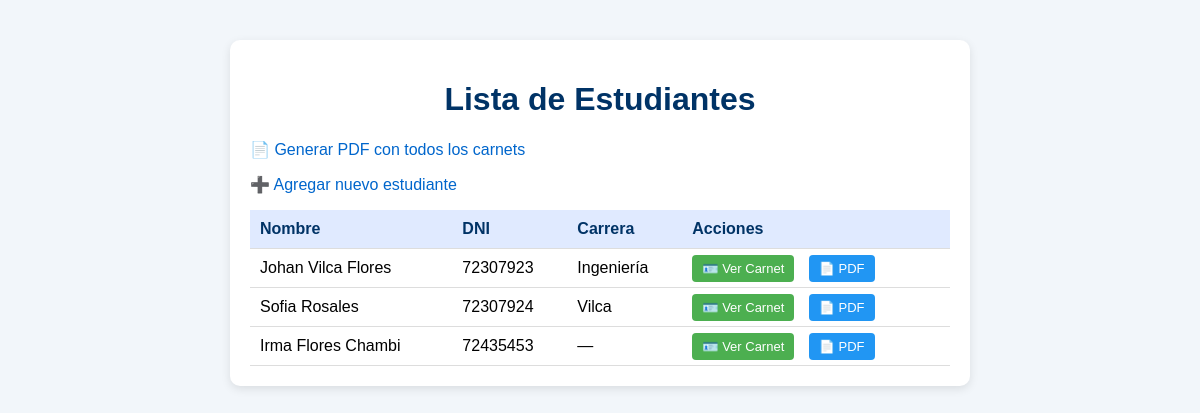
The page /estudiantes/ on the database as committed earlier.
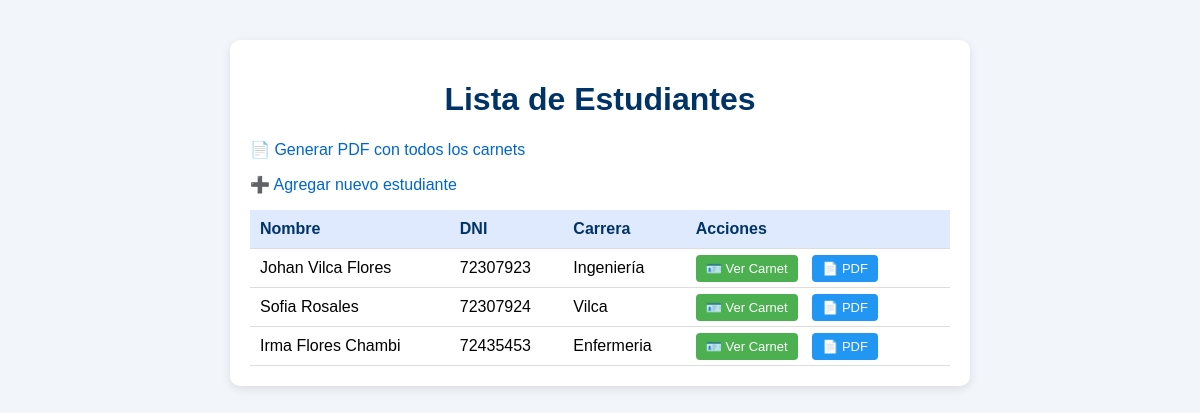
The same page on the database as committed later.
### generator/models.py (models this page shows, shortened)
class Estudiante(models.Model):
    dni = models.CharField(max_length=8, unique=True)
    nombre = models.CharField(max_length=100)
    carrera = models.CharField(max_length=100, blank=True, null=True)
    grado = models.CharField(max_length=100, blank=True, null=True)
    foto = models.ImageField(upload_to='fotos/', blank=True, null=True)
    telefono = models.CharField(
        max_length=9,
        verbose_name="Teléfono del Estudiante",
        default="000000000"
    )
    telefono_apoderado = models.CharField(
        max_length=9,
        verbose_name="Teléfono del Apoderado",
        default="000000000"
    )
    direccion = models.CharField(
        max_length=200,
        verbose_name="Dirección",
        default="Sin dirección"
    )
    fecha_inicio = models.DateField(
        verbose_name="Fecha de Inicio",
        default=timezone.now
    )
    dia_pago = models.IntegerField(
        verbose_name="Día de Pago",
        choices=[(i,i) for i in range(1,32)],
        default=1
    )

### generator/views.py (the view)
# urls.py: path('estudiantes/', views.lista_estudiantes, name='lista_estudiantes'),
def lista_estudiantes(request):
    estudiantes = Estudiante.objects.all()
    return render(request, 'generator/lista_estudiantes.html', {'estudiantes': estudiantes})

### generator/templates/generator/lista_estudiantes.html (shortened to what this page needs)
<!DOCTYPE html>
<html lang="es">
<head>
</head>
<body>
    <div class="container">
        <h1>Lista de Estudiantes</h1>
        <p><a href="{% url 'carnets_pdf_todos' %}" target="_blank">📄 Generar PDF con todos los carnets</a></p>
        <p><a href="{% url 'add_student' %}">➕ Agregar nuevo estudiante</a></p>
        {% if estudiantes %}
            <table>
                <tr>
                    <th>Nombre</th>
                    <th>DNI</th>
                    <th>Carrera</th>
                    <th>Acciones</th>
                </tr>
                {% for estudiante in estudiantes %}
                <tr>
                    <td>{{ estudiante.nombre }}</td>
                    <td>{{ estudiante.dni }}</td>
                    <td>{{ estudiante.carrera|default:"—" }}</td>
                    <td class="actions">
                        <a href="{% url 'generar_carnet' estudiante.id %}">🪪 Ver Carnet</a>
                        <a href="{% url 'carnet_pdf' estudiante.id %}" target="_blank" class="pdf">📄 PDF</a>
                    </td>
                </tr>
                {% endfor %}
            </table>
        {% else %}
            <p>No hay estudiantes registrados.</p>
        {% endif %}
    </div>
</body>
</html>

### generator/templates/generator/lista_estudiantes.html (style rules this page uses)
body { font-family: Arial, sans-serif; background-color: #f2f6fa; margin: 40px; }
h1 { text-align: center; color: #003366; }
a { text-decoration: none; color: #0066cc; }
.container { max-width: 700px; margin: auto; background: #fff; border-radius: 10px; padding: 20px; box-shadow: 0 3px 10px rgba(0,0,0,0.1); }
table { width: 100%; border-collapse: collapse; margin-top: 15px; }
th, td { padding: 10px; border-bottom: 1px solid #ddd; text-align: left; }
th { background-color: #e0eaff; color: #003366; }
.actions a { margin-right: 10px; background: #4CAF50; color: white; padding: 6px 10px; border-radius: 4px; font-size: 13px; }
.actions a.pdf { background: #2196F3; }

Rows that differ between the two databases and show on the page:
changed Estudiante "Irma Flores Chambi": carrera "—" → "Enfermeria"
